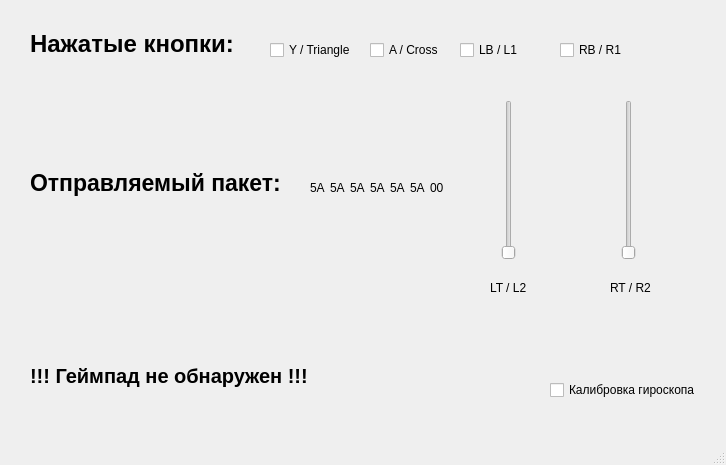
<?xml version="1.0" encoding="UTF-8"?>
<ui version="4.0">
 <class>MainWindow</class>
 <widget class="QMainWindow" name="MainWindow">
  <property name="geometry">
   <rect>
    <x>0</x>
    <y>0</y>
    <width>726</width>
    <height>465</height>
   </rect>
  </property>
  <property name="windowTitle">
   <string>KATRAN ROV Demo</string>
  </property>
  <property name="unifiedTitleAndToolBarOnMac">
   <bool>false</bool>
  </property>
  <widget class="QWidget" name="centralwidget">
   <widget class="QLabel" name="labelButtonsPressed">
    <property name="geometry">
     <rect>
      <x>30</x>
      <y>30</y>
      <width>221</width>
      <height>41</height>
     </rect>
    </property>
    <property name="font">
     <font>
      <pointsize>18</pointsize>
      <bold>true</bold>
     </font>
    </property>
    <property name="text">
     <string>Нажатые кнопки: </string>
    </property>
    <property name="textFormat">
     <enum>Qt::AutoText</enum>
    </property>
    <property name="scaledContents">
     <bool>false</bool>
    </property>
    <property name="alignment">
     <set>Qt::AlignLeading|Qt::AlignLeft|Qt::AlignTop</set>
    </property>
    <property name="wordWrap">
     <bool>true</bool>
    </property>
   </widget>
   <widget class="QLabel" name="labelSendingPacket">
    <property name="geometry">
     <rect>
      <x>30</x>
      <y>170</y>
      <width>581</width>
      <height>101</height>
     </rect>
    </property>
    <property name="font">
     <font>
      <pointsize>17</pointsize>
      <bold>true</bold>
     </font>
    </property>
    <property name="text">
     <string>Отправляемый пакет: </string>
    </property>
    <property name="alignment">
     <set>Qt::AlignLeading|Qt::AlignLeft|Qt::AlignTop</set>
    </property>
   </widget>
   <widget class="QCheckBox" name="checkBox_Y_btn">
    <property name="enabled">
     <bool>true</bool>
    </property>
    <property name="geometry">
     <rect>
      <x>270</x>
      <y>40</y>
      <width>81</width>
      <height>20</height>
     </rect>
    </property>
    <property name="text">
     <string>Y / Triangle</string>
    </property>
   </widget>
   <widget class="QCheckBox" name="checkBox_A_btn">
    <property name="geometry">
     <rect>
      <x>370</x>
      <y>40</y>
      <width>75</width>
      <height>20</height>
     </rect>
    </property>
    <property name="text">
     <string>A / Cross</string>
    </property>
   </widget>
   <widget class="QCheckBox" name="checkBox_LB_btn">
    <property name="geometry">
     <rect>
      <x>460</x>
      <y>40</y>
      <width>75</width>
      <height>20</height>
     </rect>
    </property>
    <property name="text">
     <string>LB / L1</string>
    </property>
   </widget>
   <widget class="QCheckBox" name="checkBox_RB_btn">
    <property name="geometry">
     <rect>
      <x>560</x>
      <y>40</y>
      <width>75</width>
      <height>20</height>
     </rect>
    </property>
    <property name="text">
     <string>RB / R1</string>
    </property>
   </widget>
   <widget class="QLabel" name="packet_1st_byte">
    <property name="geometry">
     <rect>
      <x>310</x>
      <y>180</y>
      <width>21</width>
      <height>16</height>
     </rect>
    </property>
    <property name="text">
     <string>5A</string>
    </property>
   </widget>
   <widget class="QLabel" name="packet_2nd_byte">
    <property name="geometry">
     <rect>
      <x>330</x>
      <y>180</y>
      <width>21</width>
      <height>16</height>
     </rect>
    </property>
    <property name="text">
     <string>5A</string>
    </property>
   </widget>
   <widget class="QLabel" name="packet_3rd_byte">
    <property name="geometry">
     <rect>
      <x>350</x>
      <y>180</y>
      <width>21</width>
      <height>16</height>
     </rect>
    </property>
    <property name="text">
     <string>5A</string>
    </property>
   </widget>
   <widget class="QLabel" name="packet_4th_byte">
    <property name="geometry">
     <rect>
      <x>370</x>
      <y>180</y>
      <width>21</width>
      <height>16</height>
     </rect>
    </property>
    <property name="text">
     <string>5A</string>
    </property>
   </widget>
   <widget class="QLabel" name="packet_5th_byte">
    <property name="geometry">
     <rect>
      <x>390</x>
      <y>180</y>
      <width>21</width>
      <height>16</height>
     </rect>
    </property>
    <property name="text">
     <string>5A</string>
    </property>
   </widget>
   <widget class="QLabel" name="packet_6th_byte">
    <property name="geometry">
     <rect>
      <x>410</x>
      <y>180</y>
      <width>21</width>
      <height>16</height>
     </rect>
    </property>
    <property name="text">
     <string>5A</string>
    </property>
   </widget>
   <widget class="QSlider" name="verticalSlider_LT">
    <property name="geometry">
     <rect>
      <x>500</x>
      <y>100</y>
      <width>18</width>
      <height>160</height>
     </rect>
    </property>
    <property name="orientation">
     <enum>Qt::Vertical</enum>
    </property>
   </widget>
   <widget class="QSlider" name="verticalSlider_RT">
    <property name="geometry">
     <rect>
      <x>620</x>
      <y>100</y>
      <width>18</width>
      <height>160</height>
     </rect>
    </property>
    <property name="maximum">
     <number>255</number>
    </property>
    <property name="value">
     <number>0</number>
    </property>
    <property name="sliderPosition">
     <number>0</number>
    </property>
    <property name="orientation">
     <enum>Qt::Vertical</enum>
    </property>
   </widget>
   <widget class="QLabel" name="label_LT_L2">
    <property name="geometry">
     <rect>
      <x>490</x>
      <y>280</y>
      <width>49</width>
      <height>16</height>
     </rect>
    </property>
    <property name="text">
     <string>LT / L2</string>
    </property>
   </widget>
   <widget class="QLabel" name="label_RT_R2">
    <property name="geometry">
     <rect>
      <x>610</x>
      <y>280</y>
      <width>49</width>
      <height>16</height>
     </rect>
    </property>
    <property name="text">
     <string>RT / R2</string>
    </property>
   </widget>
   <widget class="QLabel" name="label_padNotDetected">
    <property name="enabled">
     <bool>true</bool>
    </property>
    <property name="geometry">
     <rect>
      <x>30</x>
      <y>340</y>
      <width>331</width>
      <height>71</height>
     </rect>
    </property>
    <property name="font">
     <font>
      <pointsize>15</pointsize>
      <italic>false</italic>
      <bold>true</bold>
     </font>
    </property>
    <property name="text">
     <string>!!! Геймпад не обнаружен !!!</string>
    </property>
   </widget>
   <widget class="QLabel" name="labelCalibrating">
    <property name="geometry">
     <rect>
      <x>430</x>
      <y>180</y>
      <width>49</width>
      <height>16</height>
     </rect>
    </property>
    <property name="text">
     <string>00</string>
    </property>
   </widget>
   <widget class="QCheckBox" name="checkBoxCalibrationMode">
    <property name="geometry">
     <rect>
      <x>550</x>
      <y>380</y>
      <width>161</width>
      <height>20</height>
     </rect>
    </property>
    <property name="text">
     <string>Калибровка гироскопа</string>
    </property>
   </widget>
  </widget>
  <widget class="QMenuBar" name="menubar">
   <property name="geometry">
    <rect>
     <x>0</x>
     <y>0</y>
     <width>726</width>
     <height>22</height>
    </rect>
   </property>
  </widget>
  <widget class="QStatusBar" name="statusbar"/>
 </widget>
 <resources/>
 <connections/>
</ui>
